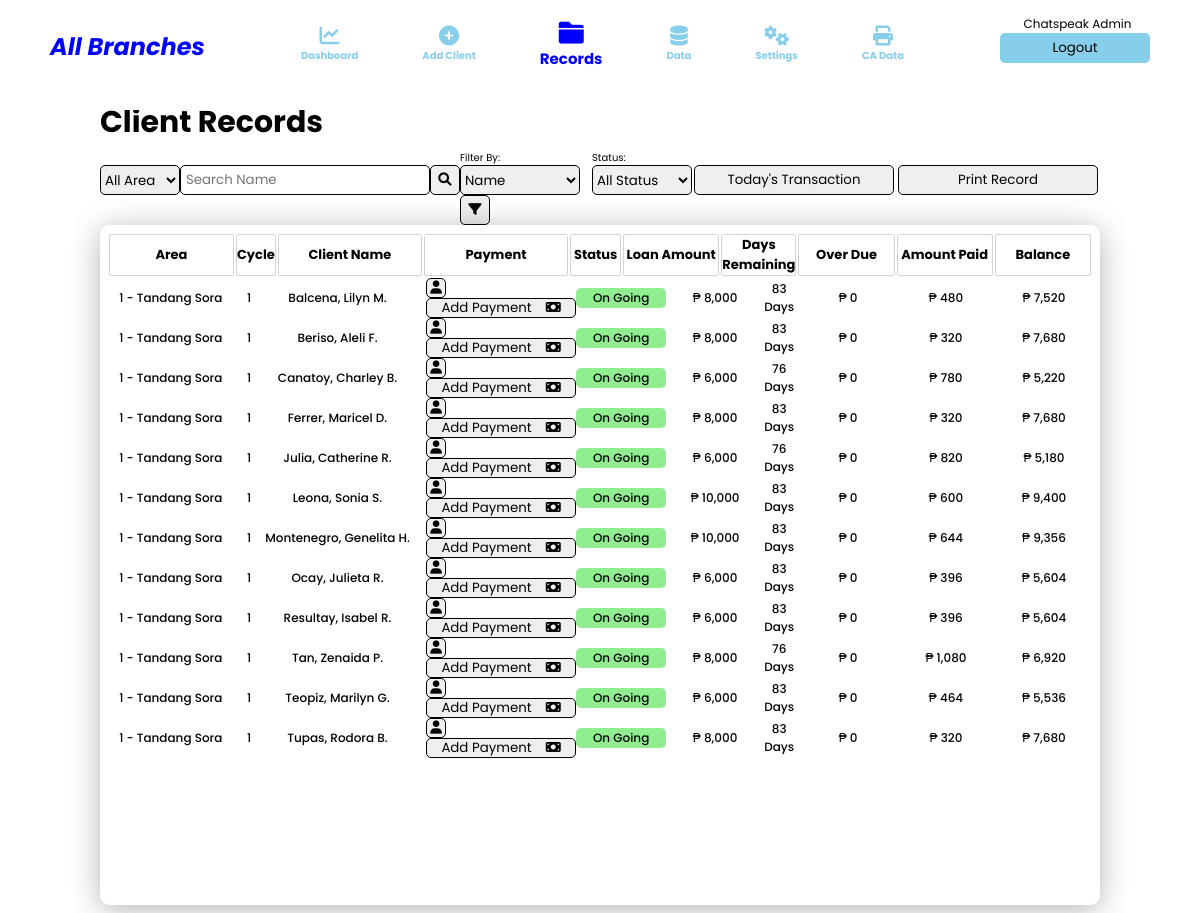
Screenshot of /Records.php (signed in) with the database file from the repository.
### tables this page shows
CREATE TABLE `insert_client` (
  `id` int(11) NOT NULL,
  `cbranch` varchar(255) NOT NULL,
  `clientid` varchar(255) NOT NULL,
  `cphoto` text NOT NULL,
  `cfirstname` varchar(255) NOT NULL,
  `cmidname` varchar(255) NOT NULL,
  `clastname` varchar(255) NOT NULL,
  `csuffix` varchar(255) NOT NULL,
  `ccarea` varchar(255) NOT NULL,
  `ccycle` int(11) NOT NULL DEFAULT 1,
  `cchnumber` varchar(255) NOT NULL,
  `ccstreet` varchar(255) NOT NULL,
  `ccbarangay` varchar(255) NOT NULL,
  `cccity` varchar(255) NOT NULL,
  `ccontact` varchar(255) NOT NULL,
  `cemail` varchar(255) NOT NULL,
  `cage` varchar(255) NOT NULL,
  `cgender` varchar(255) NOT NULL,
  `cbirthday` date NOT NULL,
  `chnumber` varchar(255) NOT NULL,
  `cstreet` varchar(255) NOT NULL,
  `cbarangay` varchar(255) NOT NULL,
  `ccity` varchar(255) NOT NULL,
  `chome` varchar(255) NOT NULL,
  `cother` varchar(255) NOT NULL,
  `cnationality` varchar(255) NOT NULL,
  `ccivilstatus` varchar(255) NOT NULL,
  `cspouse` varchar(255) NOT NULL,
  `cchildren` varchar(255) NOT NULL,
  `ccomaker` varchar(255) NOT NULL,
  `cccontact` varchar(255) NOT NULL,
  `ccreditanalyst` varchar(255) NOT NULL,
  `cloanrequest` int(11) NOT NULL DEFAULT 0,
  `cloanamount` int(11) NOT NULL DEFAULT 0,
  `cloanstatus` varchar(255) NOT NULL DEFAULT 'Pending',
  `camountpaid` int(11) NOT NULL DEFAULT 0,
  `cadvance` int(11) DEFAULT 0,
  `csecdep` int(11) NOT NULL,
  `paydate` datetime DEFAULT NULL,
  `cbalance` int(11) NOT NULL DEFAULT 0,
  `coverdue` int(11) NOT NULL DEFAULT 0,
  `cinterest` int(11) NOT NULL,
  `clisteddate` datetime NOT NULL DEFAULT current_timestamp(),
  `creleaseddate` datetime DEFAULT NULL,
  `cmaturitydate` datetime DEFAULT NULL
);

### Records.php (the view, shortened to what this page needs)
<?php
    include_once 'header.php';
?>
<div class="clientRecords">
    <h1>Client Records</h1>
    <div class="crTop">
        <div class="crtSearch">
            <select name="Area" value ="AreaAll" class="sArea" id="sArea" onchange="areaFilter()">
                <option value="AreaAll">All Area</option>
            </select>
            <input type="text" id="searchName" onkeyup="searchorindex()" placeholder="Search Name">
            <button id="searchNameBtn" onclick="searchBar()"><i class="fa fa-search"></i></button>
        </div>
        <div class="crtFilter">
            <label for="cfilter">Filter By:</label>
            <select name="Filter" id="cfilter">
                <option value="byName">Name</option>
            </select>
            <button onclick="mainFilter()"><i class="fa fa-filter"></i></button>
        </div>
        <div class="crtStatus">
            <label for="cStatus">Status:</label>
            <select name="Status" id="cStatus"  onchange="statusFilter()">
                <option value="All">All Status</option>
            </select>
        </div>
        <div class="crtButtons">
            <button type="button" id="crtRecent" onclick="crtViewTransaction()">Today's Transaction</button>
            <button type="button" id=btnPrintRec onclick="window.print()" media="print">Print Record</button>
        </div>
    </div>
    <div id="crDefaultView" class="crDefaultView">
        <div class="crMiddle default">
            <table id="crtTabCont">
                <tr class="header">
                    <th width="13%">Area</th>
                    <th width="3%">Cycle</th>
                    <th width="15%">Client Name</th>
                    <th width="15%" id="thPayment">Payment</th>
                    <th width="5.3%">Status</th>
                    <th width="10%">Loan Amount</th>
                    <th>Days Remaining</th>
                    <th width="10%">Over Due</th>
                    <th width="10%">Amount Paid</th>
                    <th width="10%">Balance</th>
                </tr>
            </table>
            <div class="crtTableContent">
                <table id="recordTable">
                    <?php
                        if($bnm == "all"){
                            $show_table = "SELECT * FROM insert_client  ORDER BY ccarea ASC, ccycle ASC, clastname ASC";
                        }else{
                            $show_table = "SELECT * FROM insert_client WHERE cbranch = '$bnm' ORDER BY ccarea ASC, ccycle ASC, clastname ASC";
                            $show_profile = "SELECT * FROM insert_client where cbranch = '$bnm' ORDER BY ccarea ASC, ccycle ASC, clastname ASC";
                        }
                        $show_table_query = mysqli_query($connection, $show_table);
                        $drIndex = -1;
                        while($row = mysqli_fetch_assoc($show_table_query)){
                            $drIndex ++;
                            $status = $row['cloanstatus'];
                            if($status == "OnGoing"){
                                $stats = "<td width='6%' id='crmStatus' class='crmStatus'><div style='background-color:#90ee90 '><p id='crmStatusP'></p><p>On Going</p></div> </td>";
                            }
                            $bnm = $row['cbranch'];
                            if($bnm == "tandangsora"){
                                $bname = 'Tandang Sora' ;
                            }
                            elseif($bnm == "meycauayan"){
                                $bname = 'Meycauayan'  ;
                            }
                            elseif($bnm == "stamaria"){
                                $bname = 'Sta. Maria' ;
                            }
                    ?>
                    <tr>
                        <td width="13%"><?php echo $row['ccarea'].' - '.$bname ?></td>
                        <td width="3%"><?php echo $row['ccycle'] ?></td>
                        <td width="15%"><?php echo $row['clastname'].', '.$row['cfirstname'].' '.substr($row['cmidname'],0,1).'.' ?></td>
                        <td width="15%" id="crmUser">
                            <button id="userButton" class="userButtonProfile"><i class="fa fa-user"></i></button>
                            <button id="userPayment" class="userButtonAdd">Add Payment <i class="fa fa-money-bill"></i></button>
                        </td>
                        <?php echo $stats?>
                        <td width="10%">₱ <input type="hidden" class="hiddenstatus" value="<?php echo $status ?>"><?php echo number_format($row['cloanamount'])?></td>
                        <td><div id="tdDaysRemaining<?php echo $drIndex?>" class="tdDaysRemaining" data-date="<?php echo $row['cmaturitydate']?>">
                                <span class="days"></span>
                            </div>
                            </td>
                        <td  width="10%" id="crmOverdue"><p>₱ <?php echo ($row['coverdue'])?></p></td>
                        <td width="10%" id="crmDays"><p>₱ <?php echo number_format($row['camountpaid'])?></p></td>
                        <td width="10%">₱ <?php echo number_format($row['cbalance'])?></td>
                    </tr>
                    <?php } ?>
                </table>
            </div>
        </div>
    </div>
</div>

### CSS/style.css (style rules this page uses)
* { margin: 0; padding: 0; box-sizing: border-box; font-family: 'Poppins', sans-serif; }

### rows the page displays
insert_client: ccarea "1", cbranch "Tandang Sora", ccycle "1", clastname "Balcena", cfirstname "Lilyn", cmidname "M", cloanstatus "On Going", cloanamount "8,000", coverdue "0", camountpaid "480", cbalance "7,520"
insert_client: ccarea "1", cbranch "Tandang Sora", ccycle "1", clastname "Beriso", cfirstname "Aleli", cmidname "F", cloanstatus "On Going", cloanamount "8,000", coverdue "0", camountpaid "320", cbalance "7,680"
insert_client: ccarea "1", cbranch "Tandang Sora", ccycle "1", clastname "Canatoy", cfirstname "Charley", cmidname "B", cloanstatus "On Going", cloanamount "6,000", coverdue "0", camountpaid "780", cbalance "5,220"
insert_client: ccarea "1", cbranch "Tandang Sora", ccycle "1", clastname "Ferrer", cfirstname "Maricel", cmidname "D", cloanstatus "On Going", cloanamount "8,000", coverdue "0", camountpaid "320", cbalance "7,680"
insert_client: ccarea "1", cbranch "Tandang Sora", ccycle "1", clastname "Julia", cfirstname "Catherine", cmidname "R", cloanstatus "On Going", cloanamount "6,000", coverdue "0", camountpaid "820", cbalance "5,180"
insert_client: ccarea "1", cbranch "Tandang Sora", ccycle "1", clastname "Leona", cfirstname "Sonia", cmidname "S", cloanstatus "On Going", cloanamount "10,000", coverdue "0", camountpaid "600", cbalance "9,400"
insert_client: ccarea "1", cbranch "Tandang Sora", ccycle "1", clastname "Montenegro", cfirstname "Genelita", cmidname "H", cloanstatus "On Going", cloanamount "10,000", coverdue "0", camountpaid "644", cbalance "9,356"
insert_client: ccarea "1", cbranch "Tandang Sora", ccycle "1", clastname "Ocay", cfirstname "Julieta", cmidname "R", cloanstatus "On Going", cloanamount "6,000", coverdue "0", camountpaid "396", cbalance "5,604"
insert_client: ccarea "1", cbranch "Tandang Sora", ccycle "1", clastname "Resultay", cfirstname "Isabel", cmidname "R", cloanstatus "On Going", cloanamount "6,000", coverdue "0", camountpaid "396", cbalance "5,604"
insert_client: ccarea "1", cbranch "Tandang Sora", ccycle "1", clastname "Tan", cfirstname "Zenaida", cmidname "P", cloanstatus "On Going", cloanamount "8,000", coverdue "0", camountpaid "1,080", cbalance "6,920"
insert_client: ccarea "1", cbranch "Tandang Sora", ccycle "1", clastname "Teopiz", cfirstname "Marilyn", cmidname "G", cloanstatus "On Going", cloanamount "6,000", coverdue "0", camountpaid "464", cbalance "5,536"
insert_client: ccarea "1", cbranch "Tandang Sora", ccycle "1", clastname "Tupas", cfirstname "Rodora", cmidname "B", cloanstatus "On Going", cloanamount "8,000", coverdue "0", camountpaid "320", cbalance "7,680"

### other values shown
$bname "All Branches"
$_SESSION['UNAME'] "Chatspeak Admin"
